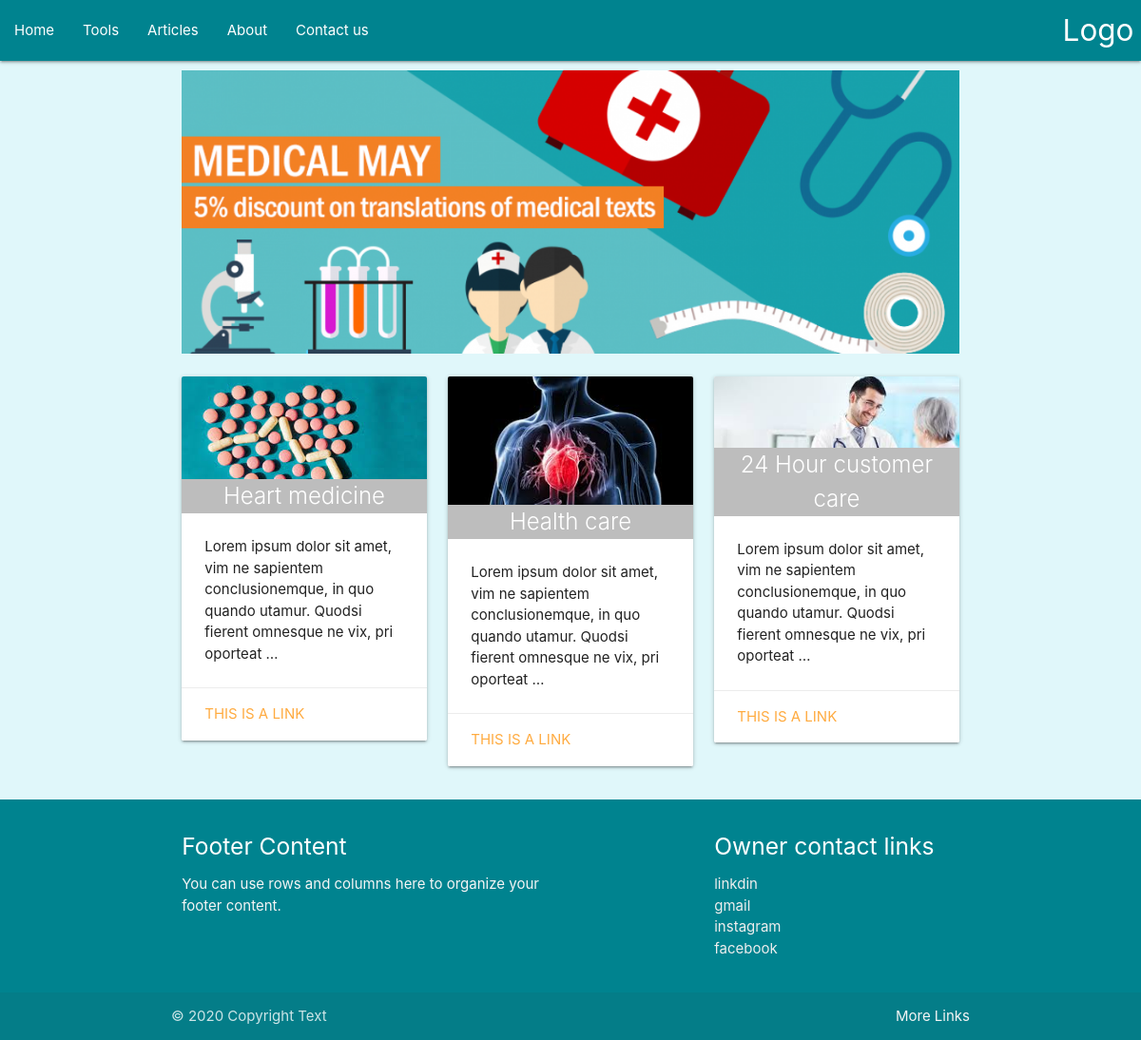
The page / on the database its author committed.
### risk/models/article.py (models this page shows)
class Article(models.Model):
    title = models.CharField(max_length=200)
    body  = models.TextField(blank=True,null=True)
    image = models.ImageField(upload_to='media/article_image',null=True)

### risk/views.py (the view)
# urls.py: path('',Home.as_view(),name='home')
class Home(generic.ListView):
    template_name = 'home.html'
    model = Article
    context_object_name = 'articles'

### templates/home.html (shortened to what this page needs)
{% extends 'layouts/menus.html' %}
{% load static %}
{% block base_content %}
    <div class="container ">
        <div class="row">
        <div class="col m12"><img class="full_width base_margin" src="{% static 'images/banner.png' %}" alt=""></div>
            {% for article in articles %}
                <div class="col s12 m4">
                    <div class="card">
                        <div class="card-image">
                            <img src="{{ article.image }}">
                            <span class="card-title grey lighten-1 center-align" style="padding: 0;width: 100%">{{ article.title }}</span>
                        </div>
                        <div class="card-content">
                            <p>{{ article.body | truncatewords:20 }}</p>
                        </div>
                        <div class="card-action">
                            <a href="#">This is a link</a>
                        </div>
                    </div>
                </div>
            {% endfor %}
        </div>
    </div>
{% endblock %}

### templates/layouts/menus.html (shortened to what this page needs)
{% extends 'layouts/base.html' %}
{% block navbar %}
<nav>
    <div class="nav-wrapper cyan darken-3">
      <a href="#" class="brand-logo right">Logo</a>
      <ul id="nav-mobile" class="left hide-on-med-and-down">
        <li><a href="sass.html">Home</a></li>
        <li><a href="badges.html">Tools</a></li>
        <li><a href="collapsible.html">Articles</a></li>
        <li><a href="collapsible.html">About</a></li>
        <li><a href="collapsible.html">Contact us</a></li>
      </ul>
    </div>
  </nav>
{% endblock %}

### templates/layouts/base.html (shortened to what this page needs)
<!DOCTYPE html>
{% load static %}
<html lang="en">
<head>
    {% block default_css %}
        <link rel="stylesheet" href="{% static 'css/materialize.min.css' %}">
        <link rel="stylesheet" href="{% static 'css/default.css' %}">
    {% endblock %}
</head>
<body class="cyan lighten-5">
{% block navbar %}
{% endblock %}
{% block base_content %}
{% endblock %}
{% block footer %}
    <footer class="page-footer cyan darken-3">
          <div class="container">
            <div class="row">
              <div class="col l6 s12">
                <h5 class="white-text">Footer Content</h5>
                <p class="grey-text text-lighten-4">You can use rows and columns here to organize your footer content.</p>
              </div>
              <div class="col l4 offset-l2 s12">
                <h5 class="white-text">Owner contact links</h5>
                <ul>
                  <li><a class="grey-text text-lighten-3" href="#!">linkdin</a></li>
                  <li><a class="grey-text text-lighten-3" href="#!">gmail</a></li>
                  <li><a class="grey-text text-lighten-3" href="#!">instagram</a></li>
                  <li><a class="grey-text text-lighten-3" href="#!">facebook</a></li>
                </ul>
              </div>
            </div>
          </div>
          <div class="footer-copyright">
            <div class="container">
            © 2020 Copyright Text
            <a class="grey-text text-lighten-4 right" href="#!">More Links</a>
            </div>
          </div>
        </footer>
{% endblock%}
</body>
</html>

### static/css/default.css (style rules this page uses)
.full_width { width:100%; }
.base_margin { margin: 10px 0; }

### rows shown on the page
Article: image (picture), title "Heart medicine", body "Lorem ipsum dolor sit amet, vim ne sapientem conclusionemque, in quo quando utamur. Quodsi fierent omnesque ne vix, pri oporteat …"
Article: image (picture), title "Health care", body "Lorem ipsum dolor sit amet, vim ne sapientem conclusionemque, in quo quando utamur. Quodsi fierent omnesque ne vix, pri oporteat …"
Article: image (picture), title "24 Hour customer care", body "Lorem ipsum dolor sit amet, vim ne sapientem conclusionemque, in quo quando utamur. Quodsi fierent omnesque ne vix, pri oporteat …"
